Frame 1 (no input): blank canvas, image omitted
Frame 60 (the mouse pressed at the canvas centre just before this capture): blank canvas, image omitted
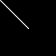
Frame 120 (the mouse held since frame 60 and released just before this capture)

The Processing sketch whose frames 1 and 60 were blank and that drew this single picture after the mouse press (run headless with seeded random() and noise(); from frame 60 on, the mouse is pressed at the canvas centre):

// Processing sketch: ContinuousLines
// ── ContinuousLines.pde
/**
 * Continuous Lines. 
 * 
 * Click and drag the mouse to draw a line. 
 */

void setup() {
  size(56, 56);
  background(0);
}

void draw() {
  stroke(255);
  if (mousePressed == true) {
    line(mouseX, mouseY, pmouseX, pmouseY);
  }
}
